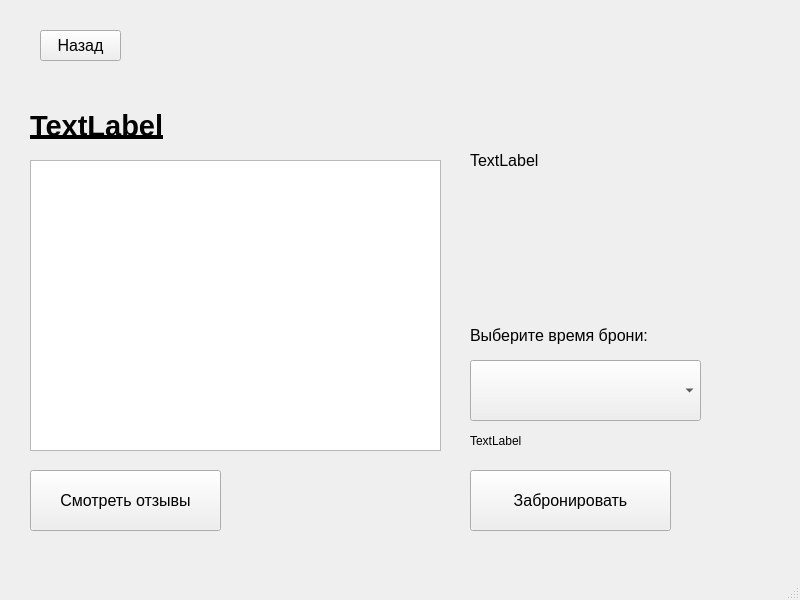
<?xml version="1.0" encoding="UTF-8"?>
<ui version="4.0">
 <class>MainWindow</class>
 <widget class="QMainWindow" name="MainWindow">
  <property name="geometry">
   <rect>
    <x>0</x>
    <y>0</y>
    <width>800</width>
    <height>600</height>
   </rect>
  </property>
  <property name="font">
   <font>
    <pointsize>12</pointsize>
   </font>
  </property>
  <property name="windowTitle">
   <string>MainWindow</string>
  </property>
  <widget class="QWidget" name="centralwidget">
   <widget class="QPushButton" name="backButton">
    <property name="geometry">
     <rect>
      <x>40</x>
      <y>30</y>
      <width>81</width>
      <height>31</height>
     </rect>
    </property>
    <property name="text">
     <string>Назад</string>
    </property>
   </widget>
   <widget class="QLabel" name="imageLabel">
    <property name="geometry">
     <rect>
      <x>470</x>
      <y>30</y>
      <width>261</width>
      <height>261</height>
     </rect>
    </property>
    <property name="text">
     <string>TextLabel</string>
    </property>
   </widget>
   <widget class="QLabel" name="nameLabel">
    <property name="geometry">
     <rect>
      <x>30</x>
      <y>90</y>
      <width>261</width>
      <height>71</height>
     </rect>
    </property>
    <property name="font">
     <font>
      <pointsize>22</pointsize>
      <weight>75</weight>
      <italic>false</italic>
      <bold>true</bold>
      <underline>true</underline>
      <strikeout>false</strikeout>
     </font>
    </property>
    <property name="text">
     <string>TextLabel</string>
    </property>
    <property name="textFormat">
     <enum>Qt::PlainText</enum>
    </property>
   </widget>
   <widget class="QComboBox" name="timeBox">
    <property name="geometry">
     <rect>
      <x>470</x>
      <y>360</y>
      <width>231</width>
      <height>61</height>
     </rect>
    </property>
    <property name="font">
     <font>
      <pointsize>13</pointsize>
     </font>
    </property>
   </widget>
   <widget class="QLabel" name="label">
    <property name="geometry">
     <rect>
      <x>470</x>
      <y>310</y>
      <width>231</width>
      <height>51</height>
     </rect>
    </property>
    <property name="font">
     <font>
      <pointsize>12</pointsize>
     </font>
    </property>
    <property name="text">
     <string>Выберите время брони:</string>
    </property>
   </widget>
   <widget class="QPlainTextEdit" name="infoPlain">
    <property name="geometry">
     <rect>
      <x>30</x>
      <y>160</y>
      <width>411</width>
      <height>291</height>
     </rect>
    </property>
    <property name="font">
     <font>
      <pointsize>11</pointsize>
     </font>
    </property>
   </widget>
   <widget class="QLabel" name="amountLabel">
    <property name="geometry">
     <rect>
      <x>470</x>
      <y>420</y>
      <width>311</width>
      <height>41</height>
     </rect>
    </property>
    <property name="font">
     <font>
      <pointsize>9</pointsize>
     </font>
    </property>
    <property name="text">
     <string>TextLabel</string>
    </property>
   </widget>
   <widget class="QPushButton" name="resButton">
    <property name="geometry">
     <rect>
      <x>470</x>
      <y>470</y>
      <width>201</width>
      <height>61</height>
     </rect>
    </property>
    <property name="text">
     <string>Забронировать</string>
    </property>
   </widget>
   <widget class="QPushButton" name="reviewsButton">
    <property name="geometry">
     <rect>
      <x>30</x>
      <y>470</y>
      <width>191</width>
      <height>61</height>
     </rect>
    </property>
    <property name="text">
     <string>Смотреть отзывы</string>
    </property>
   </widget>
   <zorder>imageLabel</zorder>
   <zorder>backButton</zorder>
   <zorder>nameLabel</zorder>
   <zorder>timeBox</zorder>
   <zorder>label</zorder>
   <zorder>infoPlain</zorder>
   <zorder>amountLabel</zorder>
   <zorder>resButton</zorder>
   <zorder>reviewsButton</zorder>
  </widget>
  <widget class="QStatusBar" name="statusbar"/>
 </widget>
 <resources/>
 <connections/>
</ui>
